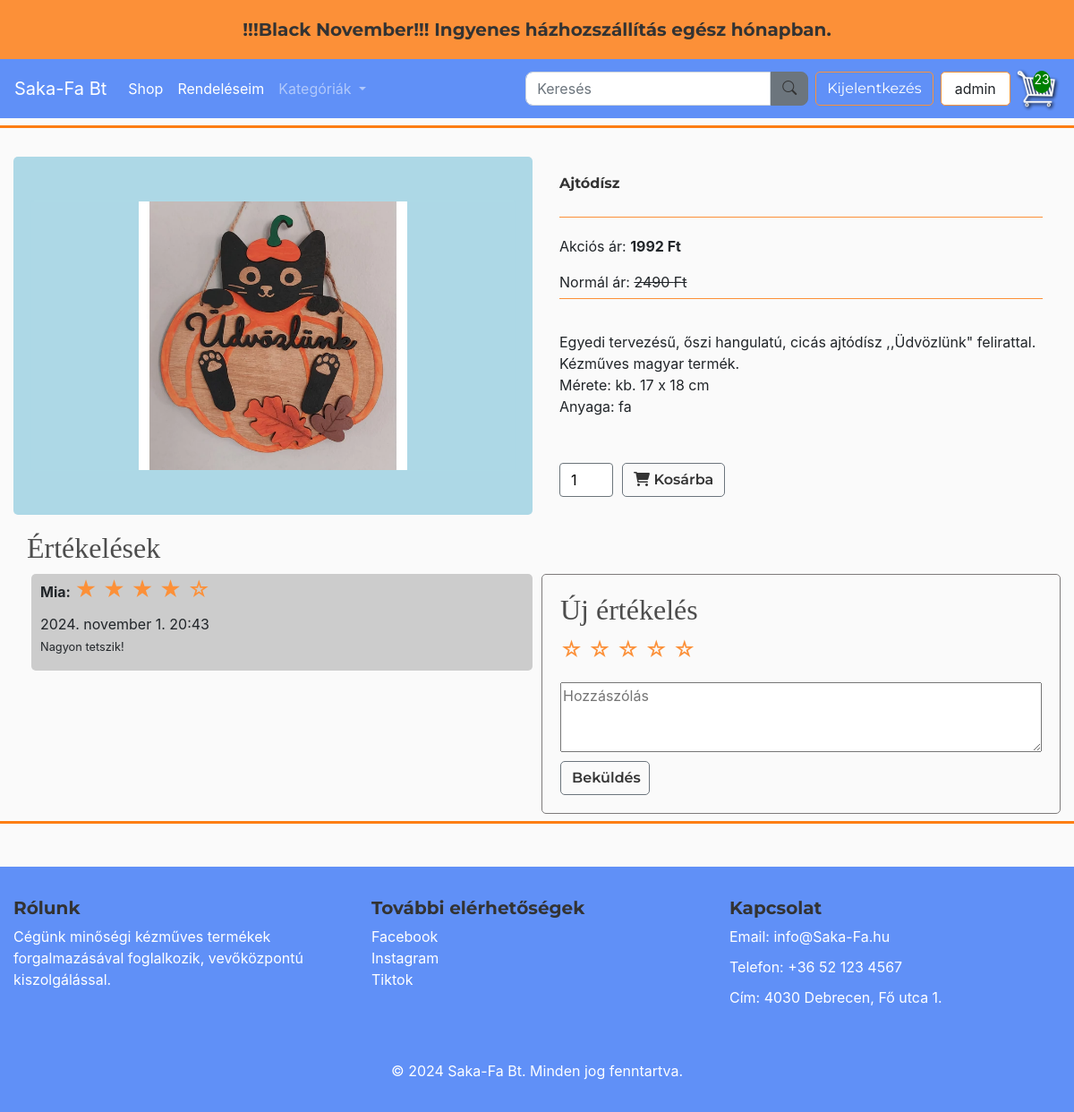
The page /product/1/ (signed in) on the database its author committed.
### store/models.py (models this page shows, shortened)
class Product(models.Model):
    CATEGORY_CHOICES = [
        ('option1', 'FÁBÓL KÉSZÜLT'),
        ('option2', 'KÖTÖTT-HORGOLT'),
        ('option3', 'PÖTTYÖSCICA'),
        ('option4', 'TEXTIL'),
    ]
    name = models.CharField(max_length=200)
    price = models.FloatField()
    discount_percentage = models.FloatField(default=0)  # Kedvezmény százalék mező
    image = models.ImageField(null=True, blank=True)
    description = models.TextField(blank=True)
    category = models.CharField(max_length=10, choices=CATEGORY_CHOICES, default='option1')
    class Meta:
        verbose_name = "Termék"
        verbose_name_plural = "Termékek"
    @property
    def imageURL(self):
        try:
            url = self.image.url
        except:
            url = ''
        return url
    @property
    def discounted_price(self):
        if self.discount_percentage > 0:
            discount_amount = (self.discount_percentage / 100) * self.price
            return round(self.price - discount_amount, 2)
        return self.price

class Review(models.Model):
    RATING_CHOICES = [(i) for i in range(1, 6)]
    product = models.ForeignKey(Product, on_delete=models.CASCADE, related_name='reviews')
    user = models.ForeignKey(User, on_delete=models.CASCADE)
    rating = models.IntegerField(
        default=1,
        validators=[MinValueValidator(1), MaxValueValidator(5)]  # Csak 1 és 5 közötti értékek engedélyezettek
    )
    comment = models.TextField(blank=True, null=True)
    created_at = models.DateTimeField(auto_now_add=True)
    class Meta:
        verbose_name = "Vélemény"
        verbose_name_plural = "Vélemények"
        unique_together = ('user', 'product')

### store/views.py (the view, shortened to what this page needs)
# urls.py: path('product/<int:product_id>/', views.product_detail, name='product_detail'),
def product_detail(request, product_id):
    product = get_object_or_404(Product, id=product_id)
    reviews = Review.objects.filter(product=product)
    form = ReviewForm()
    cart_data = cartData(request)  # Kosár adatok lekérdezése
    cartItems = cart_data['cartItems']  # Kosár tételek száma
    items = cart_data['items']  # Kosár tételek
    return render(request, 'store/product_detail.html', {
        'product': product,
        'items': items,
        'cartItems': cartItems,
        'reviews': reviews,
        'form': form,
        'show_cart': request.user.is_authenticated,
        'messages': messages.get_messages(request),
    })

### store/forms.py
class ReviewForm(forms.ModelForm):
    RATING_CHOICES = [(i, f"{i} csillag") for i in range(1, 6)]
    rating = forms.ChoiceField(
        choices=RATING_CHOICES,
        widget=forms.RadioSelect(attrs={'class': 'star-rating'}),  # Osztály a könnyebb stílushoz
        label="Értékelés (1-5)"
    )
    class Meta:
        model = Review
        fields = ['rating', 'comment']
        labels = {
            'comment': 'Hozzászólás'
        }

### store/models.py (called while the page is built)
    @property
    def get_cart_items(self):
        orderitems = self.orderitem_set.all()
        total = sum([item.quantity for item in orderitems])
        return total

### store/templatetags/markdown_extras.py (called while the page is built)
@register.filter()
@stringfilter
def markdown(value):
    return md.markdown(value, extensions=['markdown.extensions.fenced_code'])

### store/views.py (called while the page is built)
def cartData(request):
    if request.user.is_authenticated:
        customer = request.user.customer
        orders = Order.objects.filter(customer=customer, complete=False)
        if orders.exists():
            order = orders.first()
            items = order.orderitem_set.all()
            cartItems = order.get_cart_items
        else:
            items = []
            cartItems = 0
            order = {'get_cart_total': 0, 'get_cart_items': 0}  # Üres kosár
    else:
        items = []
        cartItems = 0
        order = {'get_cart_total': 0, 'get_cart_items': 0}  # Üres kosár
    return {'cartItems': cartItems, 'order': order, 'items': items}

### store/templates/store/product_detail.html (shortened to what this page needs)
{% extends "store/main.html" %}
{% load static %}
{% load markdown_extras %}
{% block content %}
<div class="container">
    <div class="row product-row">
        <div class="product-img col-12 col-md-6 content-box">
            <img src="{{ product.imageURL }}" alt="{{ product.name }}" class="thumbnail">
        </div>
        <div class="product-description col-12 col-md-6 content-box">
            <h6 class="product-name"><strong>{{ product.name }}</strong></h6>
            <hr>
            <div class="product">
                {% if product.discount_percentage > 0 %}
                    <p>Akciós ár: <strong>{{ product.discounted_price|floatformat:0 }} Ft</strong></p>
                    <p>Normál ár: <span style="text-decoration: line-through;">{{ product.price|floatformat:0 }} Ft</span></p>
                {% else %}
                    <p>Ár: <strong>{{ product.price|floatformat:0 }} Ft</strong></p>
                {% endif %}
            </div>
            <hr>
            <div>
                <p>{{ product.description|markdown|safe }}</p>
            </div>
            <div style="margin-top: 20px; display: flex; align-items: center;">
                <input type="number" min="1" value="1" id="quantity-{{ product.id }}" class="custom-quantity-input" style="width: 60px;">
                <button data-product="{{ product.id }}" data-action="add" class="btn btn-outline-secondary add-btn update-cart"><i class="fas fa-shopping-cart"></i> Kosárba</button>
            </div>
        </div>
        <div class="col-12 product-separator">
            <h2>Értékelések</h2>
        </div>
        <div class="col-12 col-md-6 content-box" id="review">
            {% for review in reviews %}
                <div class="review">
                    <strong>{{ review.user.username }}:</strong>
                    <span class="star-rating" data-rating="{{ review.rating}}">
                        {% for i in '12345' %}
                            {% if forloop.counter <= review.rating|add:0 %}
                                <label class="star">★</label>
                            {% else %}
                                <label class="star">☆</label>
                            {% endif %}
                        {% endfor %}
                    </span>
                    <p>{{ review.created_at}}<br><small>{{ review.comment }}</small></p>
                </div>
            {% empty %}
                <p>Nincsenek értékelések.</p>
            {% endfor %}
        </div>
        <div class="col-12 col-md-6 content-box" id="content-box">
            <h2>Új értékelés</h2>
            {% if show_cart %}
                <form method="post" id="review-form">
                    <div class="star-rating">
                        <label for="1-star" class="star">☆</label>
                        <label for="2-stars" class="star">☆</label>
                        <label for="3-stars" class="star">☆</label>
                        <label for="4-stars" class="star">☆</label>
                        <label for="5-stars" class="star">☆</label>
                    </div>
                    <textarea name="comment" rows="3" placeholder="Hozzászólás" required></textarea>
                    <button class="btn btn-outline-secondary" type="submit">Beküldés</button>
                </form>
            {% else %}
                <p>Bejelentkezés szükséges az értékeléshez.</p>
            {% endif %}
        </div>
    </div>
</div>
{% endblock content %}

### store/templates/store/main.html (shortened to what this page needs)
<!DOCTYPE html>
{% load static %}
<html lang="hu">
<head>
    <link href="https://cdnjs.cloudflare.com/ajax/libs/bootstrap-icons/1.10.0/font/bootstrap-icons.min.css" rel="stylesheet">
    <link rel="stylesheet" href="https://cdnjs.cloudflare.com/ajax/libs/font-awesome/6.0.0-beta3/css/all.min.css">
    <link rel="stylesheet" href="https://stackpath.bootstrapcdn.com/bootstrap/4.4.1/css/bootstrap.min.css">
    <link rel="stylesheet" type="text/css" href="{% static 'css/main.css' %}">
</head>
<body>
<div class="custom-banner">
    <p><h4>!!!Black November!!! Ingyenes házhozszállítás egész hónapban.</h4></p>
</div>
<nav class="navbar navbar-expand-lg navbar-dark bg-primary ">
    <a class="navbar-brand" href="{% url 'index' %}">Saka-Fa Bt</a>
    <div class="collapse navbar-collapse" id="navbarSupportedContent">
        <ul class="navbar-nav mr-auto">
            <li class="nav-item active">
                <a class="nav-link" href="{% url 'store' %}">Shop</a>
            </li>
            <li class="nav-item active">
                <a class="nav-link" href="{% url 'order_list' %}">Rendeléseim</a>
            </li>
            <li class="nav-item dropdown">
                <a class="nav-link dropdown-toggle" href="#" id="navbarDropdown" role="button" data-toggle="dropdown" aria-haspopup="true" aria-expanded="false">
                  Kategóriák
                </a>
              </li>
        </ul>
        <form class="d-flex align-items-center my-2 my-lg-0" method="GET" action="{% url 'search' %}">
            <input class="form-control mr-0" type="search" name="q" placeholder="Keresés" aria-label="Search">
            <button class="btn btn-secondary mr-2 custom-button" type="submit"><i class="bi bi-search" ></i></button>
        </form>
        <div class="form-inline my-2 my-lg-0">
            <div class="user-status" style="display: flex; align-items: center;">
                {% if user.is_authenticated %}
                    <form id="logout-form" method="POST" action="{% url 'logout' %}">
                        <button class="btn btn-outline-warning user-btn">Kijelentkezés</button>
                    </form>
                    <p class="user">{{ user.username }}</p>
                {% else %}
                    <a href="{% url 'login' %}" class="btn btn-outline-warning user-btn">Bejelentkezés</a>
                {% endif %}
            </div>
            {% if user.is_authenticated %}
            <div class="cart-container">
                <a href="{% url 'cart' %}" id="cart-icon-link">
                    <span id="cart-total">{{ cartItems }}</span>
                </a>
            </div>
            {% endif %}
        </div>
    </div>
</nav>
<div class="separator"></div>
<div class="container">
    <br>
    {% block content %}
    {% endblock content %}
</div>
<div class="separator"></div>
<footer class="footer  text-white mt-5 py-4">
    <div class="container">
        <div class="row">
            <div class="col-lg-4 col-md-6 mb-4">
                <h4>Rólunk</h4>
                <p>Cégünk minőségi kézműves termékek forgalmazásával foglalkozik, vevőközpontú kiszolgálással.</p>
            </div>
            <div class="col-lg-4 col-md-6 mb-4">
                <h4>További elérhetőségek</h4>
                <ul class="list-unstyled">
                    <a href="https://www.facebook.com" target="_blank">Facebook</a>
                    <br><a href="https://www.instagram.com" target="_blank">Instagram</a><br>
                    <a href="https://www.tiktok.com" target="_blank">Tiktok</a>
                </ul>
            </div>
            <div class="col-lg-4 col-md-6 mb-4">
                <h4>Kapcsolat</h4>
                <p>Email: info@Saka-Fa.hu</p>
                <p>Telefon: +36 52 123 4567</p>
                <p>Cím: 4030 Debrecen, Fő utca 1.</p>
            </div>
        </div>
        <div class="text-center mt-4">
            <p>&copy; 2024 Saka-Fa Bt. Minden jog fenntartva.</p>
        </div>
    </div>
</footer>
</body>
</html>

### static/css/main.css (style rules this page uses)
body { background-color: hsl(0, 0%, 98%); }
.custom-banner { background-color: #fc9038; color: black; padding: 5px 0; text-align: center; }
.navbar { background-color: #6090f7 !important; }
.separator { height: 3px; background-color:#fd7e14; margin-top: 8px; margin-bottom: 8px; }
h1,h2,h3,h4,h5,h6 { color:hsl(0, 0%, 30%); font-family: 'Lora', serif; }
.thumbnail { width: 100%; max-height: 300px; object-fit: contain; box-shadow: -1px -3px 5px -2px rgba(214, 214, 214, 1); }
.box-element h4, h6 { font-family: 'Lora', serif; font-size: 2em; color: #333; font-weight: bold; }
.btn, h4, h6 { font-family: 'Montserrat', sans-serif; font-size: 1em; color: #333333; font-weight: 600; }
h4 { font-size: 1.25em; font-weight: bold; }
h6 { font-size: 1em; font-weight: normal; }
.product { border-radius: 0 0 4px 4px; max-height: 50px; }
.cart-container { position: relative; display: inline-block; }
#cart-total { position: absolute; top: 5px; left: 20px; background-color: green; color: white; width: 20px; height: 25px; border-radius: 50%; text-align: center; line-height: 20px; font-size: 14px; font-weight: normal; }
.col-lg-4, .col-lg-6, .col-lg-8, .col-lg-12 { margin-top: 10px; }
.btn { border-radius: 5px; }
.user-btn { color: white !important; border-color: #fc9038; font-weight: 400; }
.custom-button { border-radius: 0 8px 8px 0; }
.form-control { border-radius: 8px 0 0 8px; width: 100%; }
.user { display: inline-block; padding: 0.375rem 0.95rem; font-size: 1rem; font-weight: 400; color: #212529; background-color: #fff; border: 1px solid #fc9038; border-radius: 0px; transition: background-color 0.15s ease-in-out, border-color 0.15s ease-in-out; white-space: nowrap; overflow: hidden; text-overflow: ellipsis; margin: 5px 0px 5px 8px; border-radius: 5px; margin-right: 5px; }
.product-img { background-color: #add8e6; border-radius: 5px; }
.product-img img { display: flex; align-items: center; justify-content: center; width: 100%; height: auto; margin-top: 30px; margin-bottom: 30px; box-shadow: 0px 0px 1px #add8e6; }
.product-description { border-radius: 5px #add8e6; }
.product-description hr { border: none; height: 1px; background-color: black; }
.review { border-radius: 5px; background-color: #ccc; padding-left: 10px; margin-right: -20px; }
#review { padding-top: 0px; }
.product-row { display: flex; flex-wrap: wrap; gap: 10px; }
.product-row .content-box { flex: 1 1 100%; display: flex; flex-direction: column; justify-content: space-between; box-sizing: border-box; padding: 20px; }
#content-box { border-radius: 5px; border: 1px solid #7e7b7b; }
#content-box .btn { width: auto; max-width: 100px; }
.content-box hr { border: none; height: 1px; background-color: #fc9038; margin: 5px 0; }
@media (min-width: 768px) { .product-row .content-box { flex: 1 1 calc(50% - 20px); } }
.footer { background-color: #6090f7; color: #ffffff; padding: 40px 0; width: 100%; }
.footer a { color: #ffffff; text-decoration: none; }
.footer p, .footer ul { margin-bottom: 10px; }
.footer ul { padding-left: 0; }
.mb-4 { margin-bottom: 1.5rem; }
.product-name { white-space: nowrap; overflow: hidden; text-overflow: ellipsis; }
.container { max-width: 1200px; margin: 0 auto; }
.custom-quantity-input { height: 38px; padding: 6px 12px; font-size: 16px; border: 1px solid #6c757b; border-radius: 4px; margin-right: 10px; }
.product p { font-size: 1rem; }
.star-rating { display: flex; direction: row-reverse; display: inline-block; vertical-align: middle; }
.star { font-size: 1.5rem; cursor: pointer; color: #fc9038; margin-right: 2px; }
#review-form { display: flex; flex-direction: column; gap: 10px; }
.product-separator { height: 30px; margin-top: 8px; margin-bottom: 8px; }

### rows shown on the page
Product: imageURL (picture), name "Ajtódísz", discounted_price "1992", price "2490", description "Egyedi tervezésű, őszi hangulatú, cicás ajtódísz ,,Üdvözlünk\" felirattal. Kézműves magyar termék. Mérete: kb. 17 x 18 cm Anyaga: fa", id "1"
Review: user.username "Mia", rating 4 (drawn), created_at "2024. november 1. 20:43", comment "Nagyon tetszik!"

### other values the page prints
{{ user.username }} "admin"
{{ cartItems }} "23"
